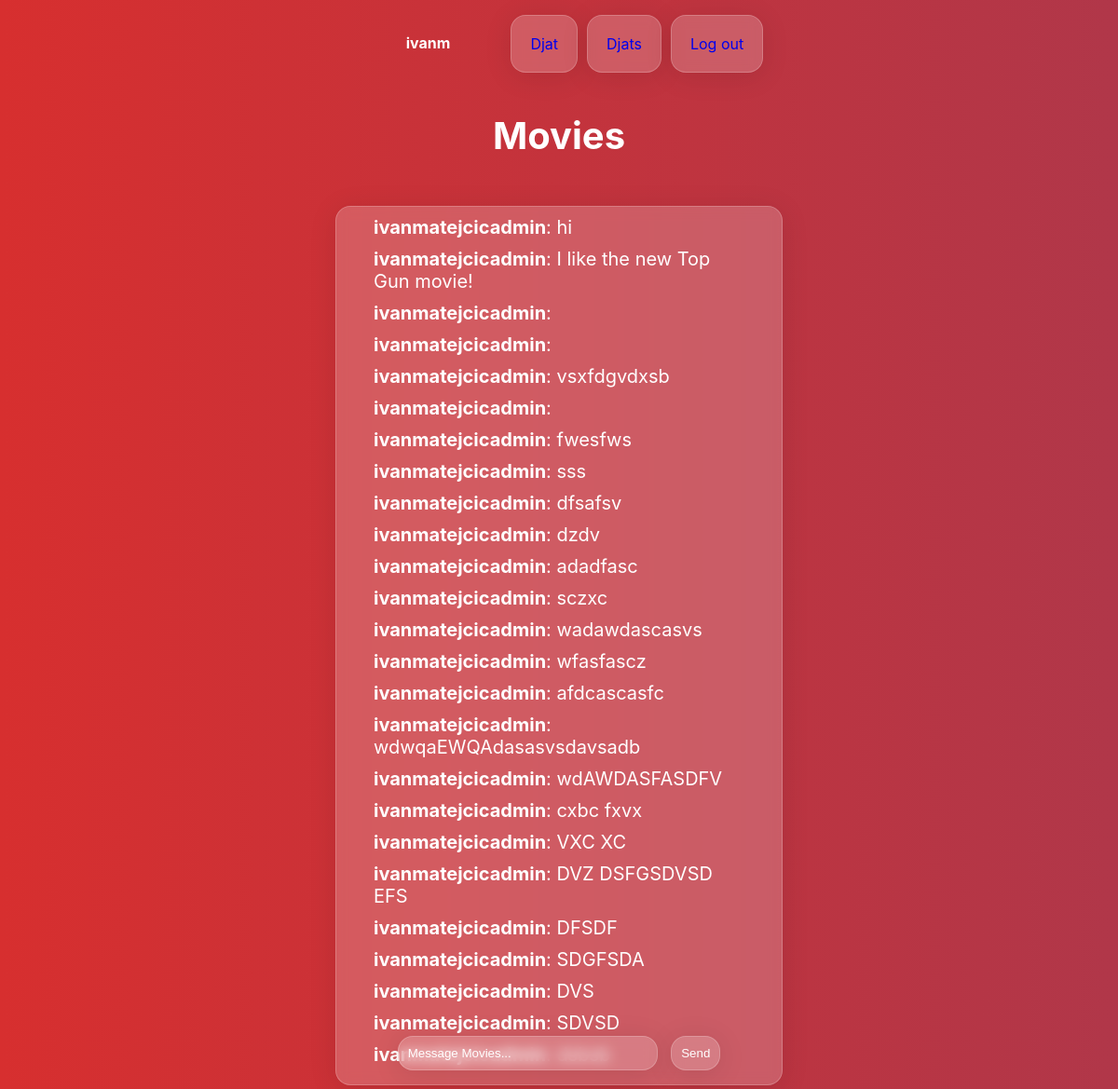
Screenshot of /rooms/movies/ (signed in) with the database file from the repository.
### room/models.py (models this page shows)
class Room(models.Model):
    name = models.CharField(max_length=255)
    slug = models.SlugField(unique=True)

class Message(models.Model):
    room = models.ForeignKey(Room, related_name='messages', on_delete=models.CASCADE)
    user = models.ForeignKey(User, related_name='messages', on_delete=models.CASCADE)
    content = models.TextField()
    date_added = models.DateTimeField(auto_now_add=True)
    class Meta:
        ordering = ('date_added',)

### room/views.py (the view)
# urls.py: path('rooms/', include('room.urls')),
@login_required
def room(request, slug):
    room = Room.objects.get(slug=slug)
    messages = Message.objects.filter(room=room)[0:25]
    return render(request, 'room/room.html', {'room': room, 'messages': messages})

### room/templates/room/room.html (shortened to what this page needs)
{% extends 'chat/base.html' %}
{% block content %}
<div class = "frontpage3">
    <div>
        <h1>{{ room.name }}</h1>
    </div>
    <div id="chat-messages">
        {% for m in messages %}
        <p class = "message-and-username"><b>{{ m.user.username }}</b>: {{ m.content }}<br></p>
        {% endfor %}
    </div>
    <div>
        <form method="post" action="." class = "send-message-form">
            <div class = "input-wrapper">
                <input type="text" name="content" placeholder="Message {{ room.name }}..." id="chat-message-input" size = "30">
                <button id="chat-message-submit">Send</button>
            </div>
        </form>
    </div>
</div>
{% endblock %}

### chat/templates/chat/base.html (shortened to what this page needs)
<!DOCTYPE html>
<html>
    <head>
    </head>
    <body>
        <nav>
            {% if request.user.is_authenticated %}
            <ul class = "user">
                <li style = "color: white; font-weight: bold;">{{ request.user.username}}</li>
            </ul>
            {% endif %}
            <ul>
                <li class = "nav-items"><a href="/">Djat</a></li>
                {% if request.user.is_authenticated %}
                    <li class = "nav-items"><a href="/rooms/">Djats</a></li>
                    <li class = "nav-items"><a href="/logout/">Log out</a></li>
                {% else %}
                    <li class = "nav-items"><a href="/login/">Log in</a></li>
                    <li class = "nav-items"><a href="/signup/">Sign up</a></li>
                {% endif %}
            </ul>
        </nav>
            {% block content %}
            {% endblock %}
    </body>
</html>

### chat/templates/chat/base.html (style rules this page uses)
nav { display: flex; justify-content: center; }
ul { display: flex; list-style-type: none; }
ul li { padding: 20px; }
ul li a { text-decoration: none; }
.nav-items { background: rgba(255, 255, 255, 0.2); border-radius: 16px; box-shadow: 0 4px 30px rgba(0, 0, 0, 0.1); backdrop-filter: blur(6.2px); -webkit-backdrop-filter: blur(6.2px); border: 1px solid rgba(255, 255, 255, 0.2); justify-content: center; margin: 0px 5px 0px 5px; transition: 0.3s; }
.frontpage3 { text-align: center; width: 100%; margin-top: 2%; }
h1 { font-size: 40px; color: white; }
p { font-size: 20px; color: white; margin: 0px 15px 0px 15px; }
body { font-family: Inter, -apple-system, BlinkMacSystemFont, "Segoe UI", Roboto, Oxygen, Ubuntu, Cantarell, "Fira Sans", "Droid Sans", "Helvetica Neue", sans-serif; background: linear-gradient(270deg, #3d4f98, #d72f2f); background-size: 400% 400%; width: 100%; top: 0; margin: 0 auto; -webkit-animation: AnimationName 30s ease infinite; -moz-animation: AnimationName 30s ease infinite; animation: AnimationName 30s ease infinite; }
input { background: rgba(255, 255, 255, 0.2); border-radius: 16px; box-shadow: 0 4px 30px rgba(0, 0, 0, 0.1); backdrop-filter: blur(6.2px); -webkit-backdrop-filter: blur(6.2px); border: 1px solid rgba(255, 255, 255, 0.2); padding: 10px; margin-top: 20px; margin-right: 10px; }
#chat-messages { background: rgba(255, 255, 255, 0.2); border-radius: 16px; box-shadow: 0 4px 30px rgba(0, 0, 0, 0.1); backdrop-filter: blur(6.2px); -webkit-backdrop-filter: blur(6.2px); border: 1px solid rgba(255, 255, 255, 0.2); padding: 10px; justify-content: center; margin: 2% 30% 0% 30%; text-align: left; display: inline-block; overflow: scroll; overflow-x:hidden; }
::placeholder { color: white; }
button { background: rgba(255, 255, 255, 0.2); border-radius: 16px; box-shadow: 0 4px 30px rgba(0, 0, 0, 0.1); backdrop-filter: blur(6.2px); -webkit-backdrop-filter: blur(6.2px); border: 1px solid rgba(255, 255, 255, 0.2); padding: 10px; color: white; }
.message-and-username { padding: 0px 15px 10px 15px ; }
.input-wrapper { position: fixed; bottom: 20px; left: 0; width: 100%; margin-left: auto; margin-right: auto; text-align: center; }
#chat-message-submit { transition: 0.3s; }
#chat-message-input { outline: none; }

### rows the page displays
Room: name "Movies", content "Message Movies..."
Message: user.username "ivanmatejcicadmin", content "hi"
Message: user.username "ivanmatejcicadmin", content "I like the new Top Gun movie!"
Message: user.username "ivanmatejcicadmin"
Message: user.username "ivanmatejcicadmin"
Message: user.username "ivanmatejcicadmin", content "vsxfdgvdxsb"
Message: user.username "ivanmatejcicadmin"
Message: user.username "ivanmatejcicadmin", content "fwesfws"
Message: user.username "ivanmatejcicadmin", content "sss"
Message: user.username "ivanmatejcicadmin", content "dfsafsv"
Message: user.username "ivanmatejcicadmin", content "dzdv"
Message: user.username "ivanmatejcicadmin", content "adadfasc"
Message: user.username "ivanmatejcicadmin", content "sczxc"
Message: user.username "ivanmatejcicadmin", content "wadawdascasvs"
Message: user.username "ivanmatejcicadmin", content "wfasfascz"
Message: user.username "ivanmatejcicadmin", content "afdcascasfc"
Message: user.username "ivanmatejcicadmin", content "wdwqaEWQAdasasvsdavsadb"
Message: user.username "ivanmatejcicadmin", content "wdAWDASFASDFV"
Message: user.username "ivanmatejcicadmin", content "cxbc fxvx"
Message: user.username "ivanmatejcicadmin", content "VXC XC"
Message: user.username "ivanmatejcicadmin", content "DVZ DSFGSDVSD EFS"
Message: user.username "ivanmatejcicadmin", content "DFSDF"
Message: user.username "ivanmatejcicadmin", content "SDGFSDA"
Message: user.username "ivanmatejcicadmin", content "DVS"
Message: user.username "ivanmatejcicadmin", content "SDVSD"
Message: user.username "ivanmatejcicadmin", content "dsbsb"

### other values shown
{{ request.user.username }} "ivanm"
